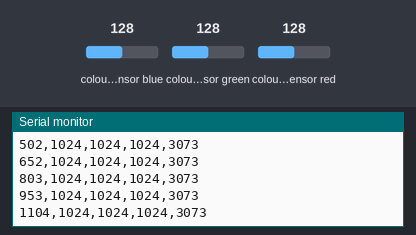
A sketch run on a simulated ESP32. On the bench: the last lines printed to the serial monitor. The inputs (shaded band) are chosen by the test bench; at power-on: colour sensor blue 128, colour sensor green 128, colour sensor red 128.

Above: at 1.2 s.
1.3 s: colour sensor blue set to 5
At 1.39 s:
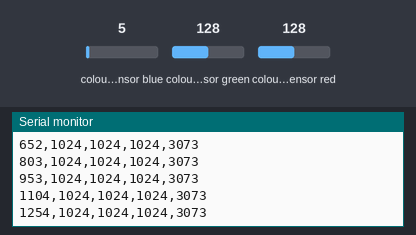
2.8 s: colour sensor green set to 5
At 2.89 s:
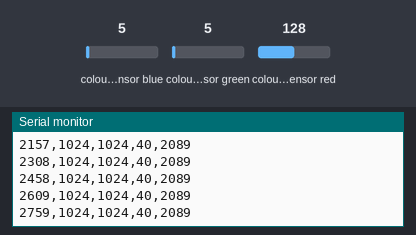
4.3 s: colour sensor red set to 5
At 4.4 s:
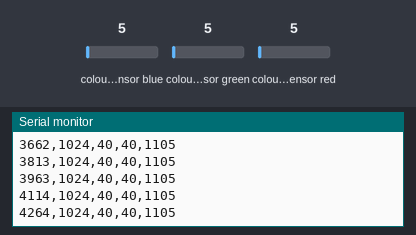
Timing chart, 0 to 7.3 s (numbered marks = the images above; inputs shaded):
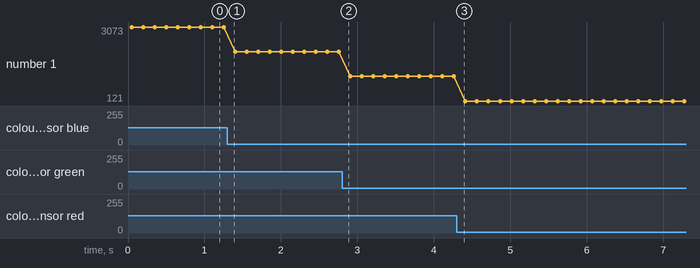

Measured:
- plotted number 1: 3073 → 2089 after the input at 1.3 s, 2089 → 1105 after the input at 2.8 s, 1105 → 121 after the input at 4.3 s

The sketch:

TCS34725.ino
```cpp
#include <Wire.h>
#include "Adafruit_TCS34725.h"

// กำหนดค่าเซนเซอร์สี
Adafruit_TCS34725 tcs = Adafruit_TCS34725(
  TCS34725_INTEGRATIONTIME_50MS,
  TCS34725_GAIN_4X
);

void setup() {
  Serial.begin(115200);

  // เริ่มต้น I2C สำหรับ ESP32
  Wire.begin(21, 22);

  // ตรวจสอบเซนเซอร์
  if (tcs.begin()) {
    Serial.println("TCS34725 detected!");
  } else {
    Serial.println("ERROR: TCS34725 not found");
    while (1) delay(10);
  }

  // ส่งหัวตาราง CSV
  Serial.println("Time_ms,Red,Green,Blue,Clear");
}

void loop() {
  uint16_t r, g, b, c;

  // อ่านค่าสีจากเซนเซอร์
  tcs.getRawData(&r, &g, &b, &c);

  // ส่งข้อมูลในรูปแบบ CSV
  Serial.print(millis());
  Serial.print(",");
  Serial.print(r);
  Serial.print(",");
  Serial.print(g);
  Serial.print(",");
  Serial.print(b);
  Serial.print(",");
  Serial.println(c);

  delay(100);
}
```
